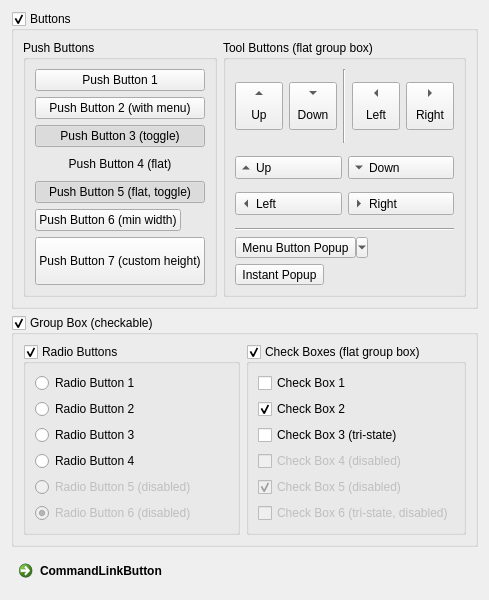
      <widget class="QWidget" name="tab">
       <attribute name="title">
        <string>Buttons</string>
       </attribute>
       <layout class="QVBoxLayout" name="verticalLayout_4">
        <item>
         <widget class="QGroupBox" name="groupBox">
          <property name="title">
           <string>Buttons</string>
          </property>
          <property name="flat">
           <bool>false</bool>
          </property>
          <property name="checkable">
           <bool>true</bool>
          </property>
          <property name="checked">
           <bool>true</bool>
          </property>
          <layout class="QHBoxLayout" name="horizontalLayout_3">
           <item>
            <widget class="QGroupBox" name="groupBox_3">
             <property name="title">
              <string>Push Buttons</string>
             </property>
             <layout class="QVBoxLayout" name="verticalLayout_6">
              <item>
               <widget class="QPushButton" name="pushButton_1">
                <property name="text">
                 <string>Push Button 1</string>
                </property>
               </widget>
              </item>
              <item>
               <widget class="QPushButton" name="pushButton_2">
                <property name="enabled">
                 <bool>true</bool>
                </property>
                <property name="contextMenuPolicy">
                 <enum>Qt::ActionsContextMenu</enum>
                </property>
                <property name="layoutDirection">
                 <enum>Qt::LeftToRight</enum>
                </property>
                <property name="autoFillBackground">
                 <bool>false</bool>
                </property>
                <property name="text">
                 <string>Push Button 2 (with menu)</string>
                </property>
                <property name="checkable">
                 <bool>false</bool>
                </property>
                <property name="flat">
                 <bool>false</bool>
                </property>
               </widget>
              </item>
              <item>
               <widget class="QPushButton" name="pushButton_3">
                <property name="text">
                 <string>Push Button 3 (toggle)</string>
                </property>
                <property name="checkable">
                 <bool>true</bool>
                </property>
                <property name="checked">
                 <bool>true</bool>
                </property>
               </widget>
              </item>
              <item>
               <widget class="QPushButton" name="pushButton_4">
                <property name="text">
                 <string>Push Button 4 (flat)</string>
                </property>
                <property name="checkable">
                 <bool>false</bool>
                </property>
                <property name="flat">
                 <bool>true</bool>
                </property>
               </widget>
              </item>
              <item>
               <widget class="QPushButton" name="pushButton_6">
                <property name="text">
                 <string>Push Button 5 (flat, toggle)</string>
                </property>
                <property name="checkable">
                 <bool>true</bool>
                </property>
                <property name="checked">
                 <bool>true</bool>
                </property>
                <property name="flat">
                 <bool>true</bool>
                </property>
               </widget>
              </item>
              <item>
               <widget class="QPushButton" name="pushButton">
                <property name="sizePolicy">
                 <sizepolicy hsizetype="Maximum" vsizetype="Fixed">
                  <horstretch>0</horstretch>
                  <verstretch>0</verstretch>
                 </sizepolicy>
                </property>
                <property name="text">
                 <string>Push Button 6 (min width)</string>
                </property>
               </widget>
              </item>
              <item>
               <widget class="QPushButton" name="pushButton_5">
                <property name="sizePolicy">
                 <sizepolicy hsizetype="Maximum" vsizetype="Fixed">
                  <horstretch>0</horstretch>
                  <verstretch>0</verstretch>
                 </sizepolicy>
                </property>
                <property name="minimumSize">
                 <size>
                  <width>0</width>
                  <height>48</height>
                 </size>
                </property>
                <property name="text">
                 <string>Push Button 7 (custom height)</string>
                </property>
               </widget>
              </item>
             </layout>
            </widget>
           </item>
           <item>
            <widget class="QGroupBox" name="groupBox_4">
             <property name="title">
              <string>Tool Buttons (flat group box)</string>
             </property>
             <property name="flat">
              <bool>true</bool>
             </property>
             <layout class="QVBoxLayout" name="verticalLayout_11">
              <item>
               <widget class="QFrame" name="frame_3">
                <property name="frameShape">
                 <enum>QFrame::NoFrame</enum>
                </property>
                <property name="frameShadow">
                 <enum>QFrame::Raised</enum>
                </property>
                <layout class="QHBoxLayout" name="horizontalLayout_6">
                 <property name="margin">
                  <number>0</number>
                 </property>
                 <item>
                  <widget class="QToolButton" name="toolButton_2">
                   <property name="minimumSize">
                    <size>
                     <width>48</width>
                     <height>48</height>
                    </size>
                   </property>
                   <property name="maximumSize">
                    <size>
                     <width>48</width>
                     <height>48</height>
                    </size>
                   </property>
                   <property name="text">
                    <string>Up</string>
                   </property>
                   <property name="toolButtonStyle">
                    <enum>Qt::ToolButtonTextUnderIcon</enum>
                   </property>
                   <property name="arrowType">
                    <enum>Qt::UpArrow</enum>
                   </property>
                  </widget>
                 </item>
                 <item>
                  <widget class="QToolButton" name="toolButton_3">
                   <property name="minimumSize">
                    <size>
                     <width>48</width>
                     <height>48</height>
                    </size>
                   </property>
                   <property name="maximumSize">
                    <size>
                     <width>48</width>
                     <height>48</height>
                    </size>
                   </property>
                   <property name="text">
                    <string>Down</string>
                   </property>
                   <property name="toolButtonStyle">
                    <enum>Qt::ToolButtonTextUnderIcon</enum>
                   </property>
                   <property name="arrowType">
                    <enum>Qt::DownArrow</enum>
                   </property>
                  </widget>
                 </item>
                 <item>
                  <widget class="Line" name="line_2">
                   <property name="orientation">
                    <enum>Qt::Vertical</enum>
                   </property>
                  </widget>
                 </item>
                 <item>
                  <widget class="QToolButton" name="toolButton_4">
                   <property name="minimumSize">
                    <size>
                     <width>48</width>
                     <height>48</height>
                    </size>
                   </property>
                   <property name="maximumSize">
                    <size>
                     <width>48</width>
                     <height>48</height>
                    </size>
                   </property>
                   <property name="text">
                    <string>Left</string>
                   </property>
                   <property name="toolButtonStyle">
                    <enum>Qt::ToolButtonTextUnderIcon</enum>
                   </property>
                   <property name="arrowType">
                    <enum>Qt::LeftArrow</enum>
                   </property>
                  </widget>
                 </item>
                 <item>
                  <widget class="QToolButton" name="toolButton_5">
                   <property name="minimumSize">
                    <size>
                     <width>48</width>
                     <height>48</height>
                    </size>
                   </property>
                   <property name="maximumSize">
                    <size>
                     <width>48</width>
                     <height>48</height>
                    </size>
                   </property>
                   <property name="text">
                    <string>Right</string>
                   </property>
                   <property name="toolButtonStyle">
                    <enum>Qt::ToolButtonTextUnderIcon</enum>
                   </property>
                   <property name="arrowType">
                    <enum>Qt::RightArrow</enum>
                   </property>
                  </widget>
                 </item>
                </layout>
               </widget>
              </item>
              <item>
               <widget class="QFrame" name="frame_4">
                <property name="frameShape">
                 <enum>QFrame::NoFrame</enum>
                </property>
                <property name="frameShadow">
                 <enum>QFrame::Raised</enum>
                </property>
                <layout class="QGridLayout" name="gridLayout">
                 <property name="margin">
                  <number>0</number>
                 </property>
                 <item row="0" column="0">
                  <widget class="QToolButton" name="toolButton_6">
                   <property name="sizePolicy">
                    <sizepolicy hsizetype="Expanding" vsizetype="Fixed">
                     <horstretch>0</horstretch>
                     <verstretch>0</verstretch>
                    </sizepolicy>
                   </property>
                   <property name="text">
                    <string>Up</string>
                   </property>
                   <property name="checkable">
                    <bool>true</bool>
                   </property>
                   <property name="toolButtonStyle">
                    <enum>Qt::ToolButtonTextBesideIcon</enum>
                   </property>
                   <property name="arrowType">
                    <enum>Qt::UpArrow</enum>
                   </property>
                  </widget>
                 </item>
                 <item row="0" column="1">
                  <widget class="QToolButton" name="toolButton_7">
                   <property name="sizePolicy">
                    <sizepolicy hsizetype="Expanding" vsizetype="Fixed">
                     <horstretch>0</horstretch>
                     <verstretch>0</verstretch>
                    </sizepolicy>
                   </property>
                   <property name="text">
                    <string>Down</string>
                   </property>
                   <property name="checkable">
                    <bool>true</bool>
                   </property>
                   <property name="toolButtonStyle">
                    <enum>Qt::ToolButtonTextBesideIcon</enum>
                   </property>
                   <property name="arrowType">
                    <enum>Qt::DownArrow</enum>
                   </property>
                  </widget>
                 </item>
                 <item row="1" column="0">
                  <widget class="QToolButton" name="toolButton_8">
                   <property name="sizePolicy">
                    <sizepolicy hsizetype="Expanding" vsizetype="Fixed">
                     <horstretch>0</horstretch>
                     <verstretch>0</verstretch>
                    </sizepolicy>
                   </property>
                   <property name="text">
                    <string>Left</string>
                   </property>
                   <property name="checkable">
                    <bool>true</bool>
                   </property>
                   <property name="toolButtonStyle">
                    <enum>Qt::ToolButtonTextBesideIcon</enum>
                   </property>
                   <property name="arrowType">
                    <enum>Qt::LeftArrow</enum>
                   </property>
                  </widget>
                 </item>
                 <item row="1" column="1">
                  <widget class="QToolButton" name="toolButton_9">
                   <property name="sizePolicy">
                    <sizepolicy hsizetype="Expanding" vsizetype="Fixed">
                     <horstretch>0</horstretch>
                     <verstretch>0</verstretch>
                    </sizepolicy>
                   </property>
                   <property name="text">
                    <string>Right</string>
                   </property>
                   <property name="checkable">
                    <bool>true</bool>
                   </property>
                   <property name="toolButtonStyle">
                    <enum>Qt::ToolButtonTextBesideIcon</enum>
                   </property>
                   <property name="arrowType">
                    <enum>Qt::RightArrow</enum>
                   </property>
                  </widget>
                 </item>
                </layout>
               </widget>
              </item>
              <item>
               <widget class="Line" name="line">
                <property name="orientation">
                 <enum>Qt::Horizontal</enum>
                </property>
               </widget>
              </item>
              <item>
               <widget class="QToolButton" name="toolButton_1">
                <property name="text">
                 <string>Menu Button Popup</string>
                </property>
                <property name="checkable">
                 <bool>false</bool>
                </property>
                <property name="checked">
                 <bool>false</bool>
                </property>
                <property name="autoRepeat">
                 <bool>false</bool>
                </property>
                <property name="autoExclusive">
                 <bool>false</bool>
                </property>
                <property name="popupMode">
                 <enum>QToolButton::MenuButtonPopup</enum>
                </property>
                <property name="toolButtonStyle">
                 <enum>Qt::ToolButtonIconOnly</enum>
                </property>
                <property name="autoRaise">
                 <bool>false</bool>
                </property>
                <property name="arrowType">
                 <enum>Qt::NoArrow</enum>
                </property>
               </widget>
              </item>
              <item>
               <widget class="QToolButton" name="toolButton">
                <property name="text">
                 <string>Instant Popup</string>
                </property>
                <property name="checkable">
                 <bool>false</bool>
                </property>
                <property name="popupMode">
                 <enum>QToolButton::InstantPopup</enum>
                </property>
               </widget>
              </item>
             </layout>
            </widget>
           </item>
          </layout>
         </widget>
        </item>
        <item>
         <widget class="QGroupBox" name="groupBox_2">
          <property name="title">
           <string>Group Box (checkable)</string>
          </property>
          <property name="checkable">
           <bool>true</bool>
          </property>
          <layout class="QHBoxLayout" name="horizontalLayout">
           <item>
            <widget class="QGroupBox" name="groupBox_radioButtons">
             <property name="toolTip">
              <string/>
             </property>
             <property name="title">
              <string>Radio Buttons</string>
             </property>
             <property name="flat">
              <bool>false</bool>
             </property>
             <property name="checkable">
              <bool>true</bool>
             </property>
             <layout class="QVBoxLayout" name="verticalLayout_3">
              <item>
               <widget class="QRadioButton" name="radioButton_1">
                <property name="text">
                 <string>Radio Button 1</string>
                </property>
                <property name="checked">
                 <bool>false</bool>
                </property>
               </widget>
              </item>
              <item>
               <widget class="QRadioButton" name="radioButton_2">
                <property name="text">
                 <string>Radio Button 2</string>
                </property>
               </widget>
              </item>
              <item>
               <widget class="QRadioButton" name="radioButton_3">
                <property name="text">
                 <string>Radio Button 3</string>
                </property>
               </widget>
              </item>
              <item>
               <widget class="QRadioButton" name="radioButton_4">
                <property name="text">
                 <string>Radio Button 4</string>
                </property>
               </widget>
              </item>
              <item>
               <widget class="QRadioButton" name="radioButton_5">
                <property name="enabled">
                 <bool>false</bool>
                </property>
                <property name="text">
                 <string>Radio Button 5 (disabled)</string>
                </property>
               </widget>
              </item>
              <item>
               <widget class="QRadioButton" name="radioButton_6">
                <property name="enabled">
                 <bool>false</bool>
                </property>
                <property name="text">
                 <string>Radio Button 6 (disabled)</string>
                </property>
                <property name="checked">
                 <bool>true</bool>
                </property>
               </widget>
              </item>
             </layout>
            </widget>
           </item>
           <item>
            <widget class="QGroupBox" name="groupBox_checkBoxes">
             <property name="title">
              <string>Check Boxes (flat group box)</string>
             </property>
             <property name="flat">
              <bool>true</bool>
             </property>
             <property name="checkable">
              <bool>true</bool>
             </property>
             <layout class="QVBoxLayout" name="verticalLayout_5">
              <item>
               <widget class="QCheckBox" name="checkBox_1">
                <property name="text">
                 <string>Check Box 1</string>
                </property>
               </widget>
              </item>
              <item>
               <widget class="QCheckBox" name="checkBox_2">
                <property name="text">
                 <string>Check Box 2</string>
                </property>
                <property name="checked">
                 <bool>true</bool>
                </property>
               </widget>
              </item>
              <item>
               <widget class="QCheckBox" name="checkBox_3">
                <property name="text">
                 <string>Check Box 3 (tri-state)</string>
                </property>
                <property name="tristate">
                 <bool>true</bool>
                </property>
               </widget>
              </item>
              <item>
               <widget class="QCheckBox" name="checkBox_4">
                <property name="enabled">
                 <bool>false</bool>
                </property>
                <property name="styleSheet">
                 <string notr="true"/>
                </property>
                <property name="text">
                 <string>Check Box 4 (disabled)</string>
                </property>
               </widget>
              </item>
              <item>
               <widget class="QCheckBox" name="checkBox_5">
                <property name="enabled">
                 <bool>false</bool>
                </property>
                <property name="text">
                 <string>Check Box 5 (disabled)</string>
                </property>
                <property name="checked">
                 <bool>true</bool>
                </property>
               </widget>
              </item>
              <item>
               <widget class="QCheckBox" name="checkBox_6">
                <property name="enabled">
                 <bool>false</bool>
                </property>
                <property name="text">
                 <string>Check Box 6 (tri-state, disabled)</string>
                </property>
               </widget>
              </item>
             </layout>
            </widget>
           </item>
          </layout>
         </widget>
        </item>
        <item>
         <widget class="QCommandLinkButton" name="commandLinkButton">
          <property name="cursor">
           <cursorShape>PointingHandCursor</cursorShape>
          </property>
          <property name="text">
           <string>CommandLinkButton</string>
          </property>
         </widget>
        </item>
       </layout>
      </widget>
